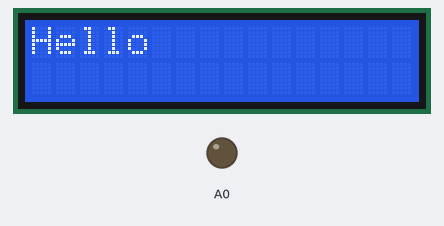
Bench run of a sketch on a simulated Arduino Uno, built with avr-gcc and run on an emulated ATmega328P. On the bench: 16×2 character LCD, output pins drawn as LEDs (lit = HIGH).

Above: at 0.29 s.

The sketch:

OLed.ino
```cpp
#include<Wire.h>
#include<LiquidCrystal_I2C.h>
LiquidCrystal_I2C lcd(32,16,2);
void setup() {
  pinMode(A0,OUTPUT);
  Serial.begin(9600);
  lcd.begin(16,2);
  lcd.init();
  lcd.backlight();
  lcd.clear();

}

void loop() {
  lcd.print("Hello");
  delay(100);
  lcd.clear();
}
```
